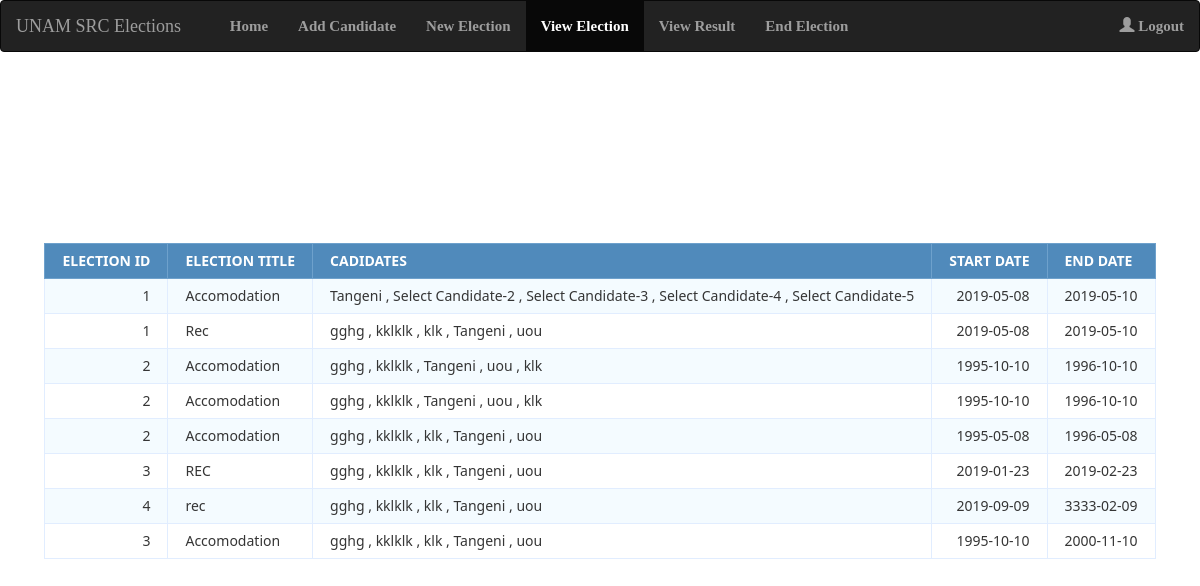
The app's page /AViewElection.php with its own data.
### tables this page shows
CREATE TABLE IF NOT EXISTS `SetEC` (
  `Electionid` int(32) NOT NULL,
  `ElectionTitle` varchar(256) NOT NULL,
  `StartDate` date NOT NULL,
  `EndDate` date NOT NULL,
  `Cann1` varchar(256) NOT NULL,
  `Cann2` varchar(256) NOT NULL,
  `Cann3` varchar(256) NOT NULL,
  `Cann4` varchar(256) NOT NULL,
  `Cann5` varchar(256) NOT NULL,
  KEY `Electionid` (`Electionid`)
);

### AViewElection.php (the view, shortened to what this page needs)
 <?php
    $DATABASE="localhost";
     $username="root";
     $psrd="";
     $dbname = "Election";
     $connection= mysqli_connect($DATABASE,$username,$psrd,$dbname);
     $query="select * from SetEC ";
      $Result=mysqli_query($connection,$query);
?>
<!DOCTYPE html>
<html lang="en">
<head>
  <link rel="stylesheet" href="bootstrap/css/bootstrap.min.css">
</head>
<body>
<nav class="navbar navbar-inverse">
  <div class="container-fluid">
    <div class="navbar-header">
      <a class="navbar-brand" href="#">UNAM SRC Elections</a>
    </div>
    <ul class="nav navbar-nav">
      <li><a href="AdminWork.php"><b>&nbsp&nbsp&nbsp&nbsp Home</b></a></li>
      <li><a href="AddCandidate.php"><b>Add Candidate</b></a></li>
      <li><a href="AddElection.php"><b>New Election</b></a></li>
      <li class="active"><a href="AViewElection.php"><b>View Election</b></a></li>
      <li><a href="AViewResult.php"><b>View Result</b></a></li>
      <li><a href="AEndElection.php"><b>End Election</b></a></li>
    </ul>
   <ul class="nav navbar-nav navbar-right">
      <li><a href="AdminLogout.php"><span class="glyphicon glyphicon-user"></span> <b>Logout</b></a></li>
    </ul>
  </div>
</nav>
<table  class="data-table">
<thead>
  <tr>
  <th>Election ID</th>
  <th>Election Title</th>
  <th>Cadidates</th>
  <th>Start Date</th>
  <th>End Date</th>
  </tr>
  </thead>
<tbody>
 <?php
       while ($row = mysqli_fetch_array($Result))
       {
          echo '<tr>
            <td>'.$row['Electionid'].'</td>
            <td>'.$row['ElectionTitle'].'</td>
            <td>'
            .$row['Cann1'] ." , "
            .$row['Cann2']." , "
            .$row['Cann3']." , "
            .$row['Cann4'] . " , "
            .$row['Cann5'] .'
            </td>
            <td>
              '.$row['StartDate'].'
            </td>
            <td>
              '.$row['EndDate'].'
            </td>
        </tr>';
    echo "<br>";
       }
?>
</tbody>
</table>
</body>
</html>

### AViewElection.php (style rules this page uses)
body { font-size: 15px; color: #343d44; font-family: Agency FB; padding: 0; margin: 0; }
table { margin: auto; font-family: "Lucida Sans Unicode", "Lucida Grande", "Segoe Ui"; font-size: 12px; }
table td { transition: all .5s; }
.data-table { border-collapse: collapse; font-size: 14px; min-width: 537px; }
.data-table th, .data-table td { border: 1px solid #e1edff; padding: 7px 17px; }
.data-table thead th { background-color: #508abb; color: #FFFFFF; border-color: #6ea1cc !important; text-transform: uppercase; }
.data-table tbody td { color: #353535; }
.data-table tbody td:first-child, .data-table tbody td:nth-child(4), .data-table tbody td:last-child { text-align: right; }
.data-table tbody tr:nth-child(odd) td { background-color: #f4fbff; }

### records on screen
setec: Electionid "1", ElectionTitle "Accomodation", Cann1 "Tangeni", Cann2 "Select Candidate-2", Cann3 "Select Candidate-3", Cann4 "Select Candidate-4", Cann5 "Select Candidate-5", StartDate "2019-05-08", EndDate "2019-05-10"
setec: Electionid "1", ElectionTitle "Rec", Cann1 "gghg", Cann2 "kklklk", Cann3 "klk", Cann4 "Tangeni", Cann5 "uou", StartDate "2019-05-08", EndDate "2019-05-10"
setec: Electionid "2", ElectionTitle "Accomodation", Cann1 "gghg", Cann2 "kklklk", Cann3 "Tangeni", Cann4 "uou", Cann5 "klk", StartDate "1995-10-10", EndDate "1996-10-10"
setec: Electionid "2", ElectionTitle "Accomodation", Cann1 "gghg", Cann2 "kklklk", Cann3 "Tangeni", Cann4 "uou", Cann5 "klk", StartDate "1995-10-10", EndDate "1996-10-10"
setec: Electionid "2", ElectionTitle "Accomodation", Cann1 "gghg", Cann2 "kklklk", Cann3 "klk", Cann4 "Tangeni", Cann5 "uou", StartDate "1995-05-08", EndDate "1996-05-08"
setec: Electionid "3", ElectionTitle "REC", Cann1 "gghg", Cann2 "kklklk", Cann3 "klk", Cann4 "Tangeni", Cann5 "uou", StartDate "2019-01-23", EndDate "2019-02-23"
setec: Electionid "4", ElectionTitle "rec", Cann1 "gghg", Cann2 "kklklk", Cann3 "klk", Cann4 "Tangeni", Cann5 "uou", StartDate "2019-09-09", EndDate "3333-02-09"
setec: Electionid "3", ElectionTitle "Accomodation", Cann1 "gghg", Cann2 "kklklk", Cann3 "klk", Cann4 "Tangeni", Cann5 "uou", StartDate "1995-10-10", EndDate "2000-11-10"
